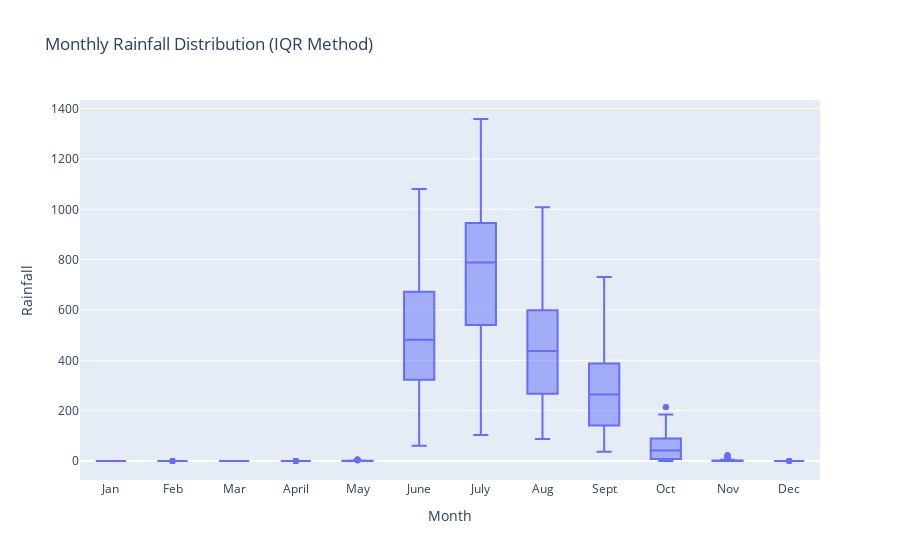

Write notebook code for a chart like this one.
### Markdown cell above
**| 1. Removing Outliers**

### Code cell
# Calculate Q1 (25th percentile) and Q3 (75th percentile)
Q1 = rainfall_melted.groupby('Month')['Rainfall'].quantile(0.25)
Q3 = rainfall_melted.groupby('Month')['Rainfall'].quantile(0.75)

# Calculate IQR for each month
IQR = Q3 - Q1

# Define the lower and upper bounds for outliers
lower_bound = Q1 - 1.5 * IQR
upper_bound = Q3 + 1.5 * IQR

# remove outliers based on month-specific bounds
def remove_outliers(row):
    month = row['Month']
    if row['Rainfall'] < lower_bound[month] or row['Rainfall'] > upper_bound[month]:
        return False  # This row is an outlier
    return True  # This row is within bounds

# Filter out outliers
rainfall_filtered = rainfall_melted[rainfall_melted.apply(remove_outliers, axis=1)]

# Plot after removing outliers
fig = px.box(rainfall_filtered, x='Month', y='Rainfall', title='Monthly Rainfall Distribution (IQR Method)')
fig.show()

### Figure 1 — Plotly figure (JSON) as saved in the notebook; plotly's stock layout.template omitted (floating-point values rounded to 4 significant figures; data arrays with more than 128 entries replaced by an {"elided": "..."} marker saying what was removed)
{"data": [{"alignmentgroup": "True", "hovertemplate": "Month=%{x}<br>Rainfall=%{y}<extra></extra>", "legendgroup": "", "marker": {"color": "#636efa"}, "name": "", "notched": false, "offsetgroup": "", "orientation": "v", "showlegend": false, "type": "box", "x": {"elided": "1252 str values"}, "x0": " ", "xaxis": "x", "y": {"elided": "1252 float values"}, "y0": " ", "yaxis": "y"}], "layout": {"boxmode": "group", "legend": {"tracegroupgap": 0}, "title": {"text": "Monthly Rainfall Distribution (IQR Method)"}, "xaxis": {"anchor": "y", "domain": [0, 1], "title": {"text": "Month"}}, "yaxis": {"anchor": "x", "domain": [0, 1], "title": {"text": "Rainfall"}}}}
